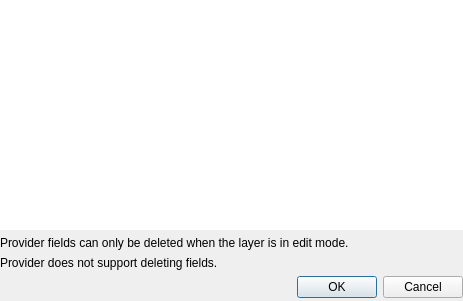
<?xml version="1.0" encoding="UTF-8"?>
<ui version="4.0">
 <class>DelAttrDialogBase</class>
 <widget class="QDialog" name="DelAttrDialogBase">
  <property name="geometry">
   <rect>
    <x>0</x>
    <y>0</y>
    <width>463</width>
    <height>301</height>
   </rect>
  </property>
  <property name="windowTitle">
   <string>Delete fields</string>
  </property>
  <layout class="QGridLayout">
   <property name="leftMargin">
    <number>0</number>
   </property>
   <property name="topMargin">
    <number>0</number>
   </property>
   <property name="rightMargin">
    <number>0</number>
   </property>
   <property name="bottomMargin">
    <number>3</number>
   </property>
   <item row="3" column="0">
    <widget class="QDialogButtonBox" name="buttonBox">
     <property name="standardButtons">
      <set>QDialogButtonBox::Cancel|QDialogButtonBox::Ok</set>
     </property>
    </widget>
   </item>
   <item row="0" column="0">
    <widget class="QListWidget" name="listBox2">
     <property name="frameShape">
      <enum>QFrame::NoFrame</enum>
     </property>
     <property name="selectionMode">
      <enum>QAbstractItemView::MultiSelection</enum>
     </property>
    </widget>
   </item>
   <item row="1" column="0">
    <widget class="QLabel" name="mEditModeInfo">
     <property name="text">
      <string>Provider fields can only be deleted when the layer is in edit mode.</string>
     </property>
    </widget>
   </item>
   <item row="2" column="0">
    <widget class="QLabel" name="mCanDeleteAttributesInfo">
     <property name="text">
      <string>Provider does not support deleting fields.</string>
     </property>
    </widget>
   </item>
  </layout>
 </widget>
 <layoutdefault spacing="6" margin="11"/>
 <tabstops>
  <tabstop>listBox2</tabstop>
  <tabstop>buttonBox</tabstop>
 </tabstops>
 <resources/>
 <connections>
  <connection>
   <sender>buttonBox</sender>
   <signal>accepted()</signal>
   <receiver>DelAttrDialogBase</receiver>
   <slot>accept()</slot>
   <hints>
    <hint type="sourcelabel">
     <x>314</x>
     <y>209</y>
    </hint>
    <hint type="destinationlabel">
     <x>356</x>
     <y>188</y>
    </hint>
   </hints>
  </connection>
  <connection>
   <sender>buttonBox</sender>
   <signal>rejected()</signal>
   <receiver>DelAttrDialogBase</receiver>
   <slot>reject()</slot>
   <hints>
    <hint type="sourcelabel">
     <x>234</x>
     <y>210</y>
    </hint>
    <hint type="destinationlabel">
     <x>197</x>
     <y>189</y>
    </hint>
   </hints>
  </connection>
 </connections>
</ui>
